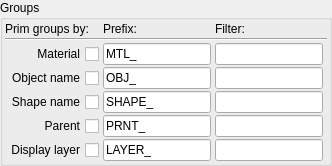
                  <widget class="QGroupBox" name="primGroups_gb">
                   <property name="title">
                    <string>Groups</string>
                   </property>
                   <layout class="QGridLayout" name="gridLayout">
                    <property name="horizontalSpacing">
                     <number>4</number>
                    </property>
                    <property name="verticalSpacing">
                     <number>2</number>
                    </property>
                    <property name="margin">
                     <number>2</number>
                    </property>
                    <item row="2" column="0">
                     <widget class="QCheckBox" name="byMtl_cb">
                      <property name="toolTip">
                       <string>Create primitive group by assigned material. 
&lt;prefix&gt;&lt;matName&gt;</string>
                      </property>
                      <property name="layoutDirection">
                       <enum>Qt::RightToLeft</enum>
                      </property>
                      <property name="text">
                       <string>Material</string>
                      </property>
                     </widget>
                    </item>
                    <item row="2" column="2">
                     <widget class="QLineEdit" name="byMtl_le">
                      <property name="toolTip">
                       <string>&lt;!DOCTYPE HTML PUBLIC &quot;-//W3C//DTD HTML 4.0//EN&quot; &quot;http://www.w3.org/TR/REC-html40/strict.dtd&quot;&gt;
&lt;html&gt;&lt;head&gt;&lt;meta name=&quot;qrichtext&quot; content=&quot;1&quot; /&gt;&lt;style type=&quot;text/css&quot;&gt;
p, li { white-space: pre-wrap; }
&lt;/style&gt;&lt;/head&gt;&lt;body style=&quot; font-family:'MS Shell Dlg 2'; font-size:8.25pt; font-weight:400; font-style:normal;&quot;&gt;
&lt;p style=&quot; margin-top:0px; margin-bottom:0px; margin-left:0px; margin-right:0px; -qt-block-indent:0; text-indent:0px;&quot;&gt;&lt;span style=&quot; font-size:8pt;&quot;&gt;Material name filter&lt;/span&gt;&lt;/p&gt;&lt;/body&gt;&lt;/html&gt;</string>
                      </property>
                      <property name="text">
                       <string/>
                      </property>
                     </widget>
                    </item>
                    <item row="6" column="0">
                     <widget class="QCheckBox" name="byPar_cb">
                      <property name="toolTip">
                       <string>&lt;!DOCTYPE HTML PUBLIC &quot;-//W3C//DTD HTML 4.0//EN&quot; &quot;http://www.w3.org/TR/REC-html40/strict.dtd&quot;&gt;
&lt;html&gt;&lt;head&gt;&lt;meta name=&quot;qrichtext&quot; content=&quot;1&quot; /&gt;&lt;style type=&quot;text/css&quot;&gt;
p, li { white-space: pre-wrap; }
&lt;/style&gt;&lt;/head&gt;&lt;body style=&quot; font-family:'MS Shell Dlg 2'; font-size:8.25pt; font-weight:400; font-style:normal;&quot;&gt;
&lt;p style=&quot; margin-top:0px; margin-bottom:0px; margin-left:0px; margin-right:0px; -qt-block-indent:0; text-indent:0px;&quot;&gt;&lt;span style=&quot; font-size:8pt;&quot;&gt;Create primitive group by parent.&lt;/span&gt;&lt;/p&gt;
&lt;p style=&quot; margin-top:0px; margin-bottom:0px; margin-left:0px; margin-right:0px; -qt-block-indent:0; text-indent:0px;&quot;&gt;&lt;span style=&quot; font-size:8pt;&quot;&gt;&amp;lt;prefix&amp;gt;&amp;lt;parentNodeName&amp;gt; &lt;/span&gt;&lt;/p&gt;&lt;/body&gt;&lt;/html&gt;</string>
                      </property>
                      <property name="layoutDirection">
                       <enum>Qt::RightToLeft</enum>
                      </property>
                      <property name="text">
                       <string>Parent</string>
                      </property>
                     </widget>
                    </item>
                    <item row="6" column="2">
                     <widget class="QLineEdit" name="byPar_le">
                      <property name="toolTip">
                       <string>&lt;!DOCTYPE HTML PUBLIC &quot;-//W3C//DTD HTML 4.0//EN&quot; &quot;http://www.w3.org/TR/REC-html40/strict.dtd&quot;&gt;
&lt;html&gt;&lt;head&gt;&lt;meta name=&quot;qrichtext&quot; content=&quot;1&quot; /&gt;&lt;style type=&quot;text/css&quot;&gt;
p, li { white-space: pre-wrap; }
&lt;/style&gt;&lt;/head&gt;&lt;body style=&quot; font-family:'MS Shell Dlg 2'; font-size:8.25pt; font-weight:400; font-style:normal;&quot;&gt;
&lt;p style=&quot; margin-top:0px; margin-bottom:0px; margin-left:0px; margin-right:0px; -qt-block-indent:0; text-indent:0px;&quot;&gt;&lt;span style=&quot; font-size:8pt;&quot;&gt;Parent group filter.&lt;/span&gt;&lt;/p&gt;
&lt;p style=&quot; margin-top:0px; margin-bottom:0px; margin-left:0px; margin-right:0px; -qt-block-indent:0; text-indent:0px;&quot;&gt;&lt;a name=&quot;result_box&quot;&gt;&lt;/a&gt;&lt;span style=&quot; font-size:8pt;&quot;&gt;T&lt;/span&gt;&lt;span style=&quot; font-size:8pt;&quot;&gt;o use a specific node, use the prefix in naming&lt;/span&gt;&lt;/p&gt;
&lt;p style=&quot; margin-top:0px; margin-bottom:0px; margin-left:0px; margin-right:0px; -qt-block-indent:0; text-indent:0px;&quot;&gt;&lt;span style=&quot; font-size:8pt;&quot;&gt;&amp;lt;findPrefix&amp;gt;&amp;lt;name&amp;gt; &lt;/span&gt;&lt;/p&gt;
&lt;p style=&quot; margin-top:0px; margin-bottom:0px; margin-left:0px; margin-right:0px; -qt-block-indent:0; text-indent:0px;&quot;&gt;&lt;a name=&quot;result_box&quot;&gt;&lt;/a&gt;&lt;span style=&quot; font-size:8pt;&quot;&gt;I&lt;/span&gt;&lt;span style=&quot; font-size:8pt;&quot;&gt;f the prefix is empty, use the closest parent.&lt;/span&gt;&lt;/p&gt;
&lt;p style=&quot; margin-top:0px; margin-bottom:0px; margin-left:0px; margin-right:0px; -qt-block-indent:0; text-indent:0px;&quot;&gt;&lt;span style=&quot; font-size:8pt;&quot;&gt;If the prefix is not found, use default group name &amp;lt;prefis&amp;gt;&amp;quot;noParent&amp;quot;&lt;/span&gt;&lt;/p&gt;&lt;/body&gt;&lt;/html&gt;</string>
                      </property>
                      <property name="text">
                       <string/>
                      </property>
                     </widget>
                    </item>
                    <item row="11" column="0">
                     <widget class="QCheckBox" name="displayer_cb">
                      <property name="toolTip">
                       <string>&lt;!DOCTYPE HTML PUBLIC &quot;-//W3C//DTD HTML 4.0//EN&quot; &quot;http://www.w3.org/TR/REC-html40/strict.dtd&quot;&gt;
&lt;html&gt;&lt;head&gt;&lt;meta name=&quot;qrichtext&quot; content=&quot;1&quot; /&gt;&lt;style type=&quot;text/css&quot;&gt;
p, li { white-space: pre-wrap; }
&lt;/style&gt;&lt;/head&gt;&lt;body style=&quot; font-family:'MS Shell Dlg 2'; font-size:8.25pt; font-weight:400; font-style:normal;&quot;&gt;
&lt;p style=&quot; margin-top:0px; margin-bottom:0px; margin-left:0px; margin-right:0px; -qt-block-indent:0; text-indent:0px;&quot;&gt;&lt;span style=&quot; font-size:8pt;&quot;&gt;Groups by display layers&lt;/span&gt;&lt;/p&gt;
&lt;p style=&quot; margin-top:0px; margin-bottom:0px; margin-left:0px; margin-right:0px; -qt-block-indent:0; text-indent:0px;&quot;&gt;&lt;span style=&quot; font-size:8pt;&quot;&gt;&amp;lt;prefix&amp;gt;&amp;lt;layerName&amp;gt;&lt;/span&gt;&lt;/p&gt;&lt;/body&gt;&lt;/html&gt;</string>
                      </property>
                      <property name="layoutDirection">
                       <enum>Qt::RightToLeft</enum>
                      </property>
                      <property name="text">
                       <string>Display layer</string>
                      </property>
                     </widget>
                    </item>
                    <item row="11" column="2">
                     <widget class="QLineEdit" name="byLayer_le">
                      <property name="toolTip">
                       <string>&lt;!DOCTYPE HTML PUBLIC &quot;-//W3C//DTD HTML 4.0//EN&quot; &quot;http://www.w3.org/TR/REC-html40/strict.dtd&quot;&gt;
&lt;html&gt;&lt;head&gt;&lt;meta name=&quot;qrichtext&quot; content=&quot;1&quot; /&gt;&lt;style type=&quot;text/css&quot;&gt;
p, li { white-space: pre-wrap; }
&lt;/style&gt;&lt;/head&gt;&lt;body style=&quot; font-family:'MS Shell Dlg 2'; font-size:8.25pt; font-weight:400; font-style:normal;&quot;&gt;
&lt;p style=&quot; margin-top:0px; margin-bottom:0px; margin-left:0px; margin-right:0px; -qt-block-indent:0; text-indent:0px;&quot;&gt;&lt;span style=&quot; font-size:8pt;&quot;&gt;Display layer name filter&lt;/span&gt;&lt;/p&gt;
&lt;p style=&quot; margin-top:0px; margin-bottom:0px; margin-left:0px; margin-right:0px; -qt-block-indent:0; text-indent:0px;&quot;&gt;&lt;span style=&quot; font-size:8pt;&quot;&gt;If the prefix is not found, use default group name &amp;lt;prefis&amp;gt;&amp;quot;deflayer&amp;quot;&lt;/span&gt;&lt;/p&gt;&lt;/body&gt;&lt;/html&gt;</string>
                      </property>
                      <property name="text">
                       <string/>
                      </property>
                     </widget>
                    </item>
                    <item row="0" column="0">
                     <widget class="QLabel" name="label_3">
                      <property name="text">
                       <string>Prim groups by:</string>
                      </property>
                     </widget>
                    </item>
                    <item row="0" column="2">
                     <widget class="QLabel" name="label_4">
                      <property name="text">
                       <string>Filter:</string>
                      </property>
                     </widget>
                    </item>
                    <item row="1" column="0" colspan="4">
                     <widget class="Line" name="line_4">
                      <property name="orientation">
                       <enum>Qt::Horizontal</enum>
                      </property>
                     </widget>
                    </item>
                    <item row="2" column="1">
                     <widget class="QLineEdit" name="byMtlPref_le">
                      <property name="toolTip">
                       <string>&lt;!DOCTYPE HTML PUBLIC &quot;-//W3C//DTD HTML 4.0//EN&quot; &quot;http://www.w3.org/TR/REC-html40/strict.dtd&quot;&gt;
&lt;html&gt;&lt;head&gt;&lt;meta name=&quot;qrichtext&quot; content=&quot;1&quot; /&gt;&lt;style type=&quot;text/css&quot;&gt;
p, li { white-space: pre-wrap; }
&lt;/style&gt;&lt;/head&gt;&lt;body style=&quot; font-family:'MS Shell Dlg 2'; font-size:8.25pt; font-weight:400; font-style:normal;&quot;&gt;
&lt;p style=&quot; margin-top:0px; margin-bottom:0px; margin-left:0px; margin-right:0px; -qt-block-indent:0; text-indent:0px;&quot;&gt;&lt;span style=&quot; font-size:8pt;&quot;&gt;Material group prefix&lt;/span&gt;&lt;/p&gt;&lt;/body&gt;&lt;/html&gt;</string>
                      </property>
                      <property name="text">
                       <string>MTL_</string>
                      </property>
                     </widget>
                    </item>
                    <item row="6" column="1">
                     <widget class="QLineEdit" name="byParPref_le">
                      <property name="toolTip">
                       <string>Parent group prefix</string>
                      </property>
                      <property name="text">
                       <string>PRNT_</string>
                      </property>
                     </widget>
                    </item>
                    <item row="11" column="1">
                     <widget class="QLineEdit" name="byLayerPref_le">
                      <property name="toolTip">
                       <string>&lt;!DOCTYPE HTML PUBLIC &quot;-//W3C//DTD HTML 4.0//EN&quot; &quot;http://www.w3.org/TR/REC-html40/strict.dtd&quot;&gt;
&lt;html&gt;&lt;head&gt;&lt;meta name=&quot;qrichtext&quot; content=&quot;1&quot; /&gt;&lt;style type=&quot;text/css&quot;&gt;
p, li { white-space: pre-wrap; }
&lt;/style&gt;&lt;/head&gt;&lt;body style=&quot; font-family:'MS Shell Dlg 2'; font-size:8.25pt; font-weight:400; font-style:normal;&quot;&gt;
&lt;p style=&quot; margin-top:0px; margin-bottom:0px; margin-left:0px; margin-right:0px; -qt-block-indent:0; text-indent:0px;&quot;&gt;&lt;span style=&quot; font-size:8pt;&quot;&gt;Display layer group prefix&lt;/span&gt;&lt;/p&gt;&lt;/body&gt;&lt;/html&gt;</string>
                      </property>
                      <property name="text">
                       <string>LAYER_</string>
                      </property>
                     </widget>
                    </item>
                    <item row="0" column="1">
                     <widget class="QLabel" name="label_5">
                      <property name="text">
                       <string>Prefix:</string>
                      </property>
                     </widget>
                    </item>
                    <item row="4" column="0">
                     <widget class="QCheckBox" name="byObj_cb">
                      <property name="toolTip">
                       <string>Create primitive group by object name. 
&lt;prefix&gt;&lt;nodeName&gt;</string>
                      </property>
                      <property name="layoutDirection">
                       <enum>Qt::RightToLeft</enum>
                      </property>
                      <property name="text">
                       <string>Object name</string>
                      </property>
                     </widget>
                    </item>
                    <item row="4" column="1">
                     <widget class="QLineEdit" name="byObjPref_le">
                      <property name="toolTip">
                       <string>&lt;!DOCTYPE HTML PUBLIC &quot;-//W3C//DTD HTML 4.0//EN&quot; &quot;http://www.w3.org/TR/REC-html40/strict.dtd&quot;&gt;
&lt;html&gt;&lt;head&gt;&lt;meta name=&quot;qrichtext&quot; content=&quot;1&quot; /&gt;&lt;style type=&quot;text/css&quot;&gt;
p, li { white-space: pre-wrap; }
&lt;/style&gt;&lt;/head&gt;&lt;body style=&quot; font-family:'MS Shell Dlg 2'; font-size:8.25pt; font-weight:400; font-style:normal;&quot;&gt;
&lt;p style=&quot; margin-top:0px; margin-bottom:0px; margin-left:0px; margin-right:0px; -qt-block-indent:0; text-indent:0px;&quot;&gt;&lt;span style=&quot; font-size:8pt;&quot;&gt;Object group prefix&lt;/span&gt;&lt;/p&gt;&lt;/body&gt;&lt;/html&gt;</string>
                      </property>
                      <property name="text">
                       <string>OBJ_</string>
                      </property>
                     </widget>
                    </item>
                    <item row="4" column="2">
                     <widget class="QLineEdit" name="byObj_le">
                      <property name="toolTip">
                       <string>&lt;!DOCTYPE HTML PUBLIC &quot;-//W3C//DTD HTML 4.0//EN&quot; &quot;http://www.w3.org/TR/REC-html40/strict.dtd&quot;&gt;
&lt;html&gt;&lt;head&gt;&lt;meta name=&quot;qrichtext&quot; content=&quot;1&quot; /&gt;&lt;style type=&quot;text/css&quot;&gt;
p, li { white-space: pre-wrap; }
&lt;/style&gt;&lt;/head&gt;&lt;body style=&quot; font-family:'MS Shell Dlg 2'; font-size:8.25pt; font-weight:400; font-style:normal;&quot;&gt;
&lt;p style=&quot; margin-top:0px; margin-bottom:0px; margin-left:0px; margin-right:0px; -qt-block-indent:0; text-indent:0px;&quot;&gt;&lt;span style=&quot; font-size:8pt;&quot;&gt;Object name filter&lt;/span&gt;&lt;/p&gt;&lt;/body&gt;&lt;/html&gt;</string>
                      </property>
                      <property name="text">
                       <string/>
                      </property>
                     </widget>
                    </item>
                    <item row="5" column="0">
                     <widget class="QCheckBox" name="byShape_cb">
                      <property name="toolTip">
                       <string>&lt;!DOCTYPE HTML PUBLIC &quot;-//W3C//DTD HTML 4.0//EN&quot; &quot;http://www.w3.org/TR/REC-html40/strict.dtd&quot;&gt;
&lt;html&gt;&lt;head&gt;&lt;meta name=&quot;qrichtext&quot; content=&quot;1&quot; /&gt;&lt;style type=&quot;text/css&quot;&gt;
p, li { white-space: pre-wrap; }
&lt;/style&gt;&lt;/head&gt;&lt;body style=&quot; font-family:'MS Shell Dlg 2'; font-size:8.25pt; font-weight:400; font-style:normal;&quot;&gt;
&lt;p style=&quot; margin-top:0px; margin-bottom:0px; margin-left:0px; margin-right:0px; -qt-block-indent:0; text-indent:0px;&quot;&gt;&lt;span style=&quot; font-size:8pt;&quot;&gt;Create primitive group by shape name. &lt;/span&gt;&lt;/p&gt;
&lt;p style=&quot; margin-top:0px; margin-bottom:0px; margin-left:0px; margin-right:0px; -qt-block-indent:0; text-indent:0px;&quot;&gt;&lt;span style=&quot; font-size:8pt;&quot;&gt;&amp;lt;prefix&amp;gt;&amp;lt;nodeName&amp;gt;&lt;/span&gt;&lt;/p&gt;&lt;/body&gt;&lt;/html&gt;</string>
                      </property>
                      <property name="layoutDirection">
                       <enum>Qt::RightToLeft</enum>
                      </property>
                      <property name="text">
                       <string>Shape name</string>
                      </property>
                     </widget>
                    </item>
                    <item row="5" column="1">
                     <widget class="QLineEdit" name="bySpahePref_le">
                      <property name="toolTip">
                       <string>&lt;!DOCTYPE HTML PUBLIC &quot;-//W3C//DTD HTML 4.0//EN&quot; &quot;http://www.w3.org/TR/REC-html40/strict.dtd&quot;&gt;
&lt;html&gt;&lt;head&gt;&lt;meta name=&quot;qrichtext&quot; content=&quot;1&quot; /&gt;&lt;style type=&quot;text/css&quot;&gt;
p, li { white-space: pre-wrap; }
&lt;/style&gt;&lt;/head&gt;&lt;body style=&quot; font-family:'MS Shell Dlg 2'; font-size:8.25pt; font-weight:400; font-style:normal;&quot;&gt;
&lt;p style=&quot; margin-top:0px; margin-bottom:0px; margin-left:0px; margin-right:0px; -qt-block-indent:0; text-indent:0px;&quot;&gt;&lt;span style=&quot; font-size:8pt;&quot;&gt;Shape group prefix&lt;/span&gt;&lt;/p&gt;&lt;/body&gt;&lt;/html&gt;</string>
                      </property>
                      <property name="text">
                       <string>SHAPE_</string>
                      </property>
                     </widget>
                    </item>
                    <item row="5" column="2">
                     <widget class="QLineEdit" name="byShape_le">
                      <property name="toolTip">
                       <string>&lt;!DOCTYPE HTML PUBLIC &quot;-//W3C//DTD HTML 4.0//EN&quot; &quot;http://www.w3.org/TR/REC-html40/strict.dtd&quot;&gt;
&lt;html&gt;&lt;head&gt;&lt;meta name=&quot;qrichtext&quot; content=&quot;1&quot; /&gt;&lt;style type=&quot;text/css&quot;&gt;
p, li { white-space: pre-wrap; }
&lt;/style&gt;&lt;/head&gt;&lt;body style=&quot; font-family:'MS Shell Dlg 2'; font-size:8.25pt; font-weight:400; font-style:normal;&quot;&gt;
&lt;p style=&quot; margin-top:0px; margin-bottom:0px; margin-left:0px; margin-right:0px; -qt-block-indent:0; text-indent:0px;&quot;&gt;&lt;span style=&quot; font-size:8pt;&quot;&gt;Shape name filter&lt;/span&gt;&lt;/p&gt;&lt;/body&gt;&lt;/html&gt;</string>
                      </property>
                      <property name="text">
                       <string/>
                      </property>
                     </widget>
                    </item>
                   </layout>
                  </widget>
